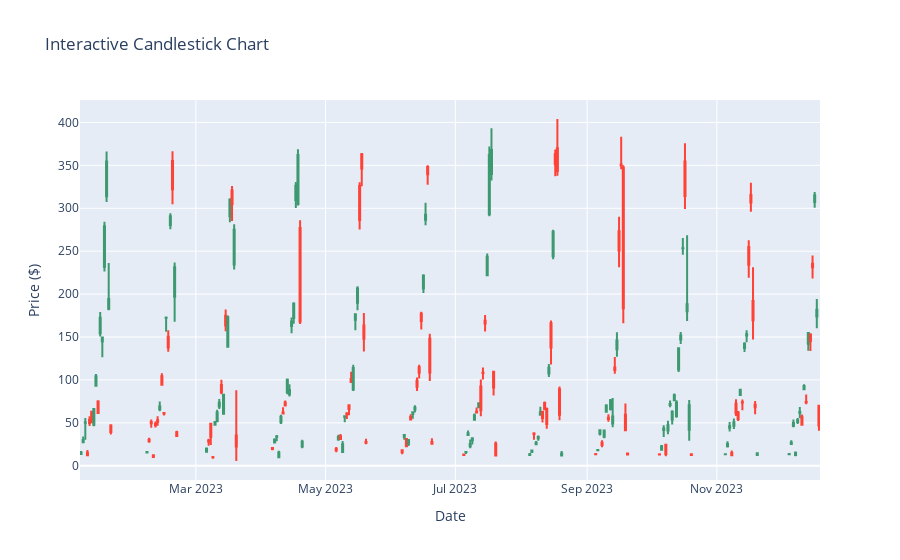

Notebook cell for this chart:
### Markdown cell above
#### Chart - 1

### Code cell
# Chart - 1 visualization code
fig = go.Figure(data=[go.Candlestick(
    x=df['Date_new'],
    open=df['Open'],
    high=df['High'],
    low=df['Low'],
    close=df['Close']
)])

# Customize layout
fig.update_layout(
    title='Interactive Candlestick Chart',
    yaxis_title='Price ($)',
    xaxis_title='Date',
    xaxis_rangeslider_visible=False  # Hide range slider
)

iplot(fig)

### Figure 1 — Plotly figure (JSON) as saved in the notebook; plotly's stock layout.template omitted (floating-point values rounded to 4 significant figures; data arrays with more than 128 entries replaced by an {"elided": "..."} marker saying what was removed)
{"data": [{"close": {"elided": "185 float values"}, "high": {"elided": "185 float values"}, "low": {"elided": "185 float values"}, "open": {"elided": "185 float values"}, "type": "candlestick", "x": {"elided": "185 str values"}}], "layout": {"title": {"text": "Interactive Candlestick Chart"}, "xaxis": {"rangeslider": {"visible": false}, "title": {"text": "Date"}}, "yaxis": {"title": {"text": "Price ($)"}}}}
